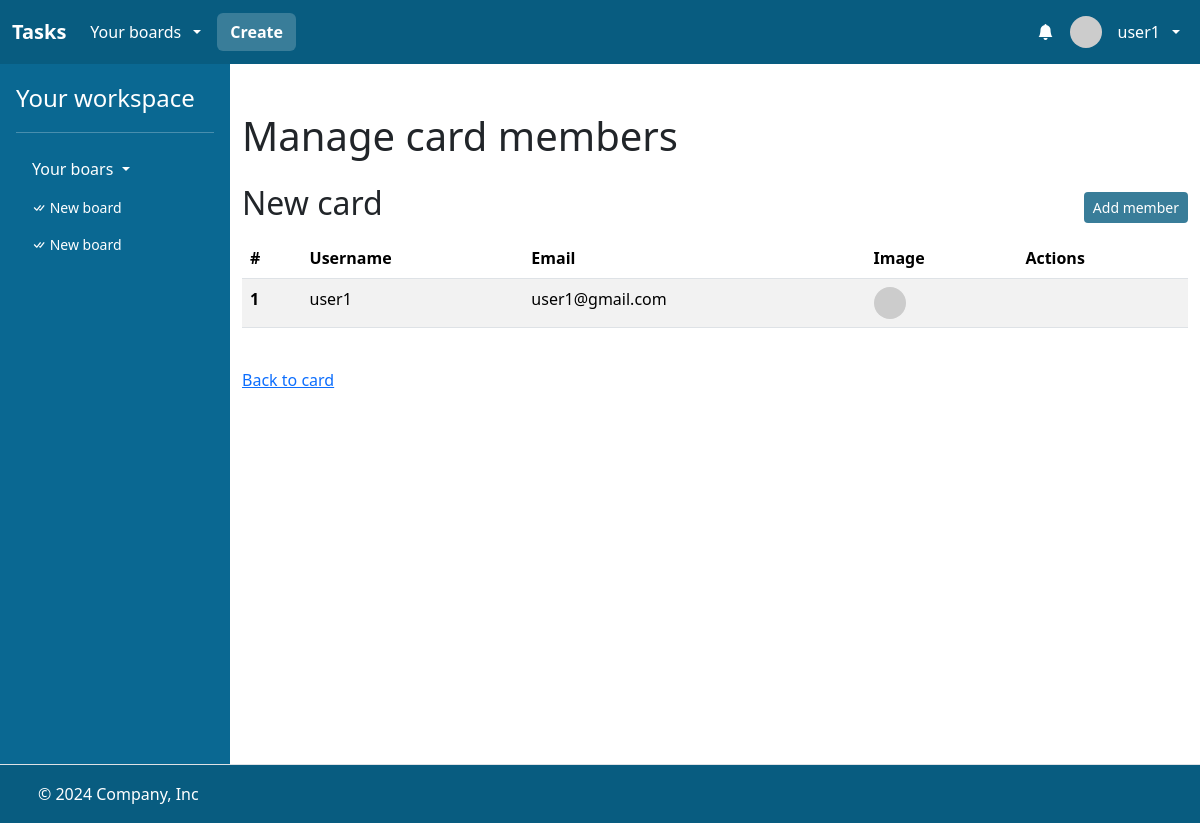
The app's page /cards/223/members (signed in), older data.
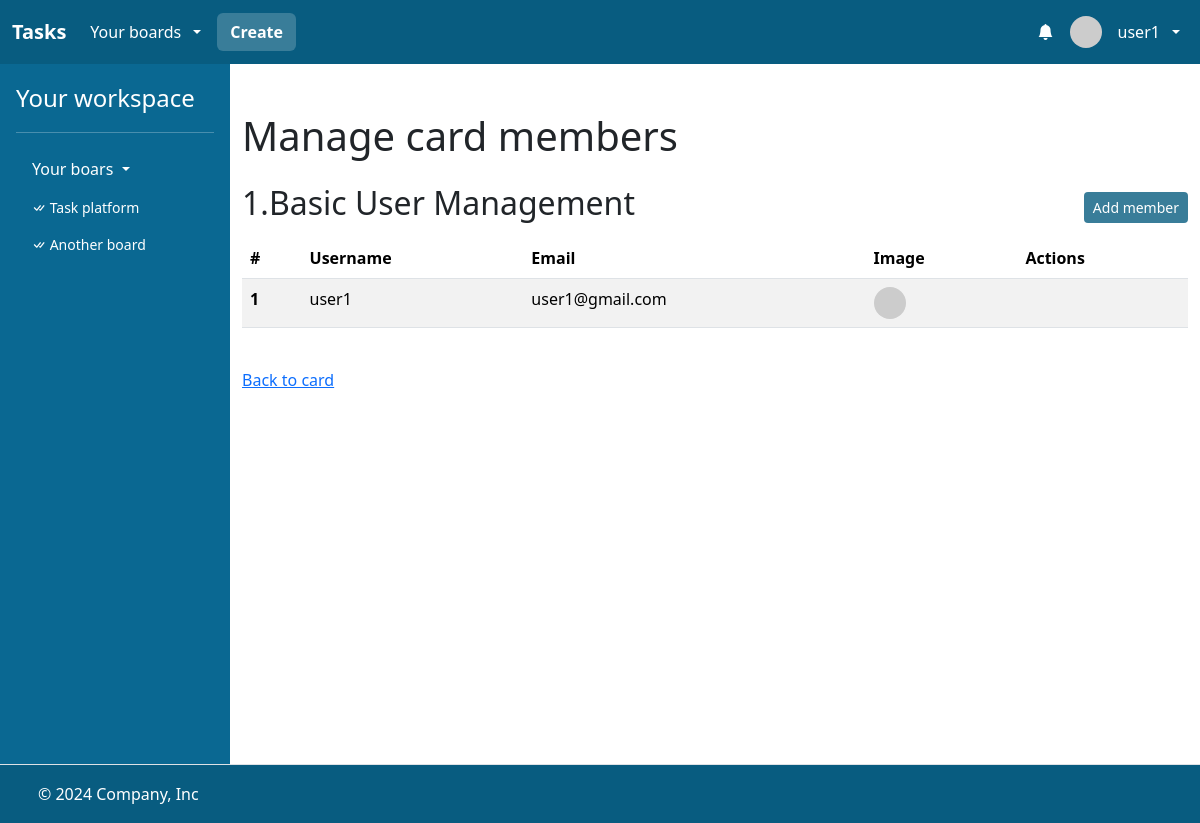
The same page, newer data.
### task/models.py (models this page shows, shortened)
class Board(models.Model):
    name = models.CharField(max_length=256)
    description = models.CharField(max_length=256)
    members = models.ManyToManyField(User, related_name="boards")
    created_at = models.DateTimeField(auto_now_add=True)

class Card(models.Model):
    list = models.ForeignKey("List", on_delete=models.CASCADE, related_name="cards")
    title = models.CharField(max_length=256)
    description = models.CharField(max_length=256)
    due_date = models.DateTimeField(null=True, blank=True)
    position = models.DecimalField(max_digits=10, decimal_places=2)
    members = models.ManyToManyField(User, related_name="cards")
    created_at = models.DateTimeField(auto_now_add=True)

### task/views/card_views.py (the view)
# urls.py: path("cards/<int:card_id>/members", views.card_members_view, name="card_members"),
@login_required
def card_members_view(request, card_id):
    card = Card.objects.filter(id=card_id).first()
    if card is None:
        return apology(request, "Card does not exist!", 400)
    if not request.user in card.members.all():
        return apology(request, "Forbidden.", 403)
    members = card.members.all()
    for index, member in enumerate(members, start=1):
        member.index = index
    return render(
        request,
        "task/card_members.html",
        {
            "card": card,
            "boards": request.user.boards.all(),
            "members": members,
        },
    )

### task/templates/task/card_members.html (shortened to what this page needs)
{% extends "task/layout.html" %}
{% block main %}
<div class="container">
    <h1 class="mt-5">Manage card members</h1>
    <div class="d-flex mt-4 mb-2" style="justify-content: space-between; align-items: center;">
        <h2>{{ card.title }}</h2>
        <a class="btn btn-sm btn-task" href="{% url 'edit_card_view' card.id %}">Add member</a>
    </div>
    <div class="table-responsive">
        <table class="table table-striped">
            <thead>
            <tr>
                <th scope="col">#</th>
                <th scope="col">Username</th>
                <th scope="col">Email</th>
                <th scope="col">Image</th>
                <th scope="col">Actions</th>
            </tr>
            </thead>
            <tbody>
                {% for member in members %}
                    <tr>
                        <th scope="row">{{ member.index }}</th>
                        <td>{{ member.username }}</td>
                        <td>{{ member.email }}</td>
                        <td><img src="https://i.pravatar.cc/48?u={{ member.id }}" alt="" width="32" height="32" class="rounded-circle me-2"></td>
                        <td>
                        </td>
                    </tr>
                {% endfor %}
            </tbody>
        </table>
    </div>
    <div class="mt-4">
        <a class="link-primary" href="{% url 'card' card.id %}">Back to card</a>
    </div>
</div>
{% endblock %}

### task/templates/task/layout.html (shortened to what the changed rows need)
<!DOCTYPE html>
{% load static %}
{% load humanize %}
<html lang="en">
    <head>
        <link href="https://cdn.jsdelivr.net/npm/bootstrap@5.3.3/dist/css/bootstrap.min.css" rel="stylesheet">
        <link rel="stylesheet" href="https://cdn.jsdelivr.net/npm/bootstrap-icons@1.3.0/font/bootstrap-icons.css">
        <link href="{% static 'styles.css' %}" rel="stylesheet">
    </head>
    <body class="h-100vh">
        <div class="d-flex flex-column h-100">
            <main class="flex-fill">
                <div class="d-flex flex-nowrap h-100">
                    {% if user.is_authenticated %}
                    <div class="d-none d-lg-flex flex-column flex-shrink-0 p-3 text-white side-menu-container">
                        <ul class="nav nav-pills flex-column mb-auto">
                          <li class="mb-1">
                            <div class="collapse show " id="home-collapse">
                                <ul class="btn-toggle-nav list-unstyled fw-normal pb-1 small max-height-490 overflow-auto">
                                    {% for board in boards %}
                                    <li>
                                        <a href="{% url 'board' board.id %}" class="nav-link text-white">
                                            <i class="bi bi-check-all"></i>
                                            {{ board.name }}
                                        </a>
                                    </li>
                                    {% endfor %}
                                </ul>
                            </div>
                          </li>
                        </ul>
                    </div>
                    {% endif %}
                    <div class="flex-fill bg-white min-heigt-700 overflow-x-hidden">
                        {% block main %}
                        {% endblock %}
                    </div>
                </div>
            </main>
        </div>
    </body>
</html>

Row changes from the older to the newer data that the page shows:
changed Board: name "New board" → "Task platform"
changed Board: name "New board" → "Another board"
changed Card: title "New card" → "1.Basic User Management"
